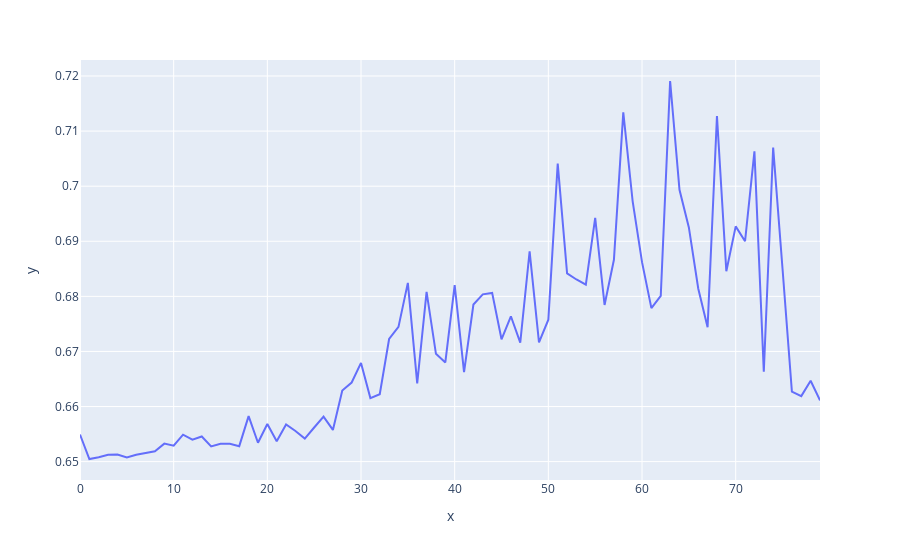

The notebook cell this image was saved under:
### Code cell
fig = px.line(y=r.history['val_loss'])
fig.show()

### Figure 1 — Plotly figure (JSON) as saved in the notebook; plotly's stock layout.template omitted (floating-point values rounded to 4 significant figures)
{"data": [{"hovertemplate": "x=%{x}<br>y=%{y}<extra></extra>", "legendgroup": "", "line": {"color": "#636efa", "dash": "solid"}, "mode": "lines", "name": "", "orientation": "v", "showlegend": false, "type": "scatter", "x": [0, 1, 2, 3, 4, 5, 6, 7, 8, 9, 10, 11, 12, 13, 14, 15, 16, 17, 18, 19, 20, 21, 22, 23, 24, 25, 26, 27, 28, 29, 30, 31, 32, 33, 34, 35, 36, 37, 38, 39, 40, 41, 42, 43, 44, 45, 46, 47, 48, 49, 50, 51, 52, 53, 54, 55, 56, 57, 58, 59, 60, 61, 62, 63, 64, 65, 66, 67, 68, 69, 70, 71, 72, 73, 74, 75, 76, 77, 78, 79], "xaxis": "x", "y": [0.6549, 0.6505, 0.6508, 0.6512, 0.6513, 0.6507, 0.6513, 0.6515, 0.6519, 0.6533, 0.6529, 0.6549, 0.654, 0.6546, 0.6528, 0.6533, 0.6533, 0.6528, 0.6583, 0.6534, 0.6568, 0.6537, 0.6567, 0.6556, 0.6542, 0.6562, 0.6582, 0.6558, 0.6629, 0.6644, 0.6679, 0.6615, 0.6622, 0.6723, 0.6745, 0.6824, 0.6642, 0.6808, 0.6696, 0.668, 0.682, 0.6663, 0.6785, 0.6804, 0.6806, 0.6722, 0.6764, 0.6716, 0.6882, 0.6717, 0.6758, 0.7041, 0.6842, 0.6831, 0.6821, 0.6942, 0.6784, 0.6866, 0.7134, 0.6972, 0.6862, 0.6779, 0.6801, 0.7191, 0.6993, 0.6925, 0.6814, 0.6744, 0.7127, 0.6846, 0.6927, 0.69, 0.7063, 0.6663, 0.707, 0.685, 0.6627, 0.6619, 0.6647, 0.6611], "yaxis": "y"}], "layout": {"legend": {"tracegroupgap": 0}, "margin": {"t": 60}, "xaxis": {"anchor": "y", "domain": [0, 1], "title": {"text": "x"}}, "yaxis": {"anchor": "x", "domain": [0, 1], "title": {"text": "y"}}}}
